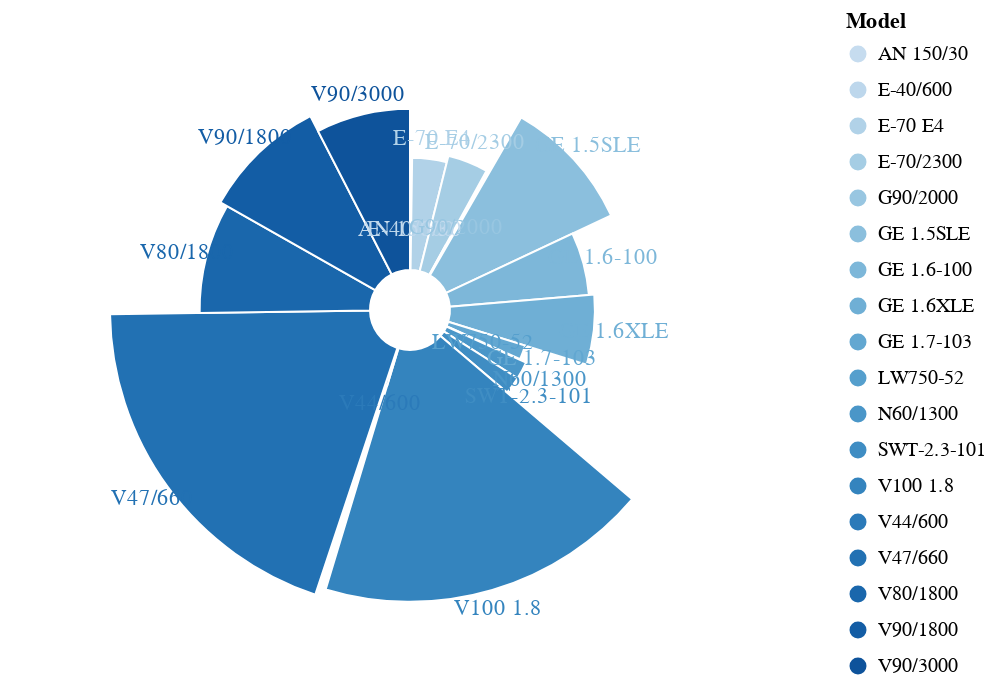

Notebook cell for this chart:
### Code cell
base = alt.Chart(selected).encode(
    theta=alt.Theta("Total:Q", stack=True),
    radius=alt.Radius("Total", scale=alt.Scale(type="sqrt", zero=True, rangeMin=20)),
    color="Model:O",
)

c1 = base.mark_arc(innerRadius=20, stroke="#fff")

c2 = base.mark_text(radiusOffset=10).encode(text="Model:O")

c1 + c2

### Figure 1 — Vega-Lite specification as saved in the notebook (floating-point values rounded to 4 significant figures)
{"config": {"view": {"continuousWidth": 400, "continuousHeight": 300}}, "layer": [{"mark": {"type": "arc", "innerRadius": 20, "stroke": "#fff"}, "encoding": {"color": {"field": "Model", "type": "ordinal"}, "radius": {"field": "Total", "scale": {"rangeMin": 20, "type": "sqrt", "zero": true}, "type": "quantitative"}, "theta": {"field": "Total", "stack": true, "type": "quantitative"}}}, {"mark": {"type": "text", "radiusOffset": 10}, "encoding": {"color": {"field": "Model", "type": "ordinal"}, "radius": {"field": "Total", "scale": {"rangeMin": 20, "type": "sqrt", "zero": true}, "type": "quantitative"}, "text": {"field": "Model", "type": "ordinal"}, "theta": {"field": "Total", "stack": true, "type": "quantitative"}}}], "data": {"name": "data-0d7801f09d8217beecc661a4f0d675a0"}, "$schema": "https://vega.github.io/schema/vega-lite/v4.17.0.json", "datasets": {"data-0d7801f09d8217beecc661a4f0d675a0": [{"Province/Territory": "Alberta", "Model": "AN 150/30", "Total": 1}, {"Province/Territory": "Alberta", "Model": "E-40/600", "Total": 1}, {"Province/Territory": "Alberta", "Model": "E-70 E4", "Total": 33}, {"Province/Territory": "Alberta", "Model": "E-70/2300", "Total": 37}, {"Province/Territory": "Alberta", "Model": "G90/2000", "Total": 3}, {"Province/Territory": "Alberta", "Model": "GE 1.5SLE", "Total": 87}, {"Province/Territory": "Alberta", "Model": "GE 1.6-100", "Total": 51}, {"Province/Territory": "Alberta", "Model": "GE 1.6XLE", "Total": 55}, {"Province/Territory": "Alberta", "Model": "GE 1.7-103", "Total": 17}, {"Province/Territory": "Alberta", "Model": "LW750-52", "Total": 1}, {"Province/Territory": "Alberta", "Model": "N60/1300", "Total": 20}, {"Province/Territory": "Alberta", "Model": "SWT-2.3-101", "Total": 20}, {"Province/Territory": "Alberta", "Model": "V100 1.8", "Total": 166}, {"Province/Territory": "Alberta", "Model": "V44/600", "Total": 4}, {"Province/Territory": "Alberta", "Model": "V47/660", "Total": 177}, {"Province/Territory": "Alberta", "Model": "V80/1800", "Total": 76}, {"Province/Territory": "Alberta", "Model": "V90/1800", "Total": 83}, {"Province/Territory": "Alberta", "Model": "V90/3000", "Total": 68}]}}
